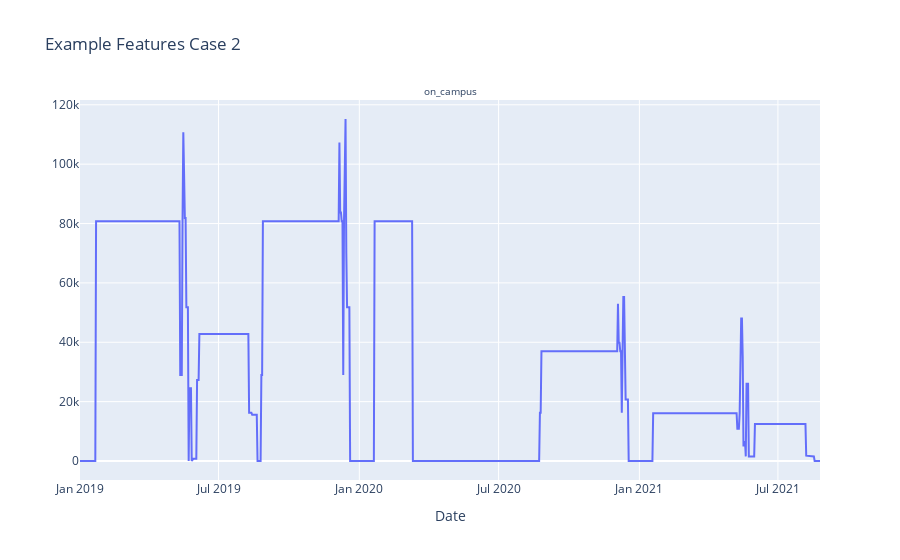

Here is the notebook cell this chart was saved with:
### Code cell
plot_case_features(df_case_2, 'Case 2')

### Figure 1 — Plotly figure (JSON) as saved in the notebook; plotly's stock layout.template omitted (floating-point values rounded to 4 significant figures; data arrays with more than 128 entries replaced by an {"elided": "..."} marker saying what was removed)
{"data": [{"mode": "lines", "name": "on_campus", "type": "scatter", "x": {"elided": "968 str values"}, "xaxis": "x", "y": {"elided": "968 int values"}, "yaxis": "y"}], "layout": {"annotations": [{"font": {"size": 10}, "showarrow": false, "text": "on_campus", "x": 0.5, "xanchor": "center", "xref": "paper", "y": 1, "yanchor": "bottom", "yref": "paper"}], "autosize": true, "title": {"text": "Example Features Case 2"}, "xaxis": {"anchor": "y", "autorange": true, "domain": [0, 1], "range": ["2019-01-01", "2021-08-25"], "title": {"text": "Date"}, "type": "date"}, "yaxis": {"anchor": "x", "autorange": true, "domain": [0, 1], "range": [-6401.0, 121600.0], "type": "linear"}}}
